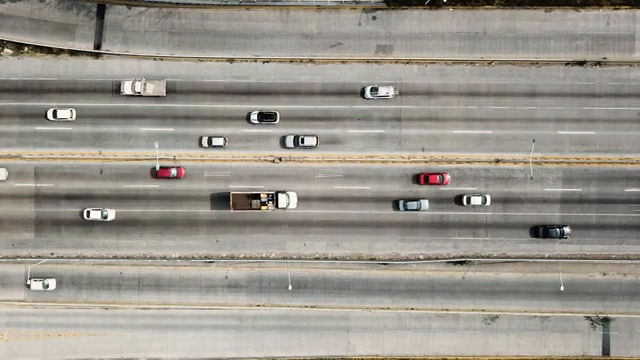
#> input picture frame 72 of data/sample_clips/drone_sample.mp4, 640 x 360 px
$ python track_aerial.py
#> lines starting #> are read from the running program, lines starting #| are printed output that depends on the picture
#!/usr/bin/env python3
"""
RoadPulse — Aerial Drone Traffic Tracker
Uses MOG2 background subtraction + contour detection for top-down drone footage
where standard YOLO models fail to detect small vehicles.

Outputs:
  - outputs/tracks/drone_sample_tracked.mp4
  - outputs/tracks/drone_sample_kinematics.json
  - outputs/incidents/drone_sample_incidents.mp4
  - outputs/incidents/drone_sample_incidents.json
"""

import cv2
import numpy as np
import json
import math
import os
import sys
import time
from collections import defaultdict

# ── Config ──────────────────────────────────────────────────────────────────
INPUT_VIDEO   = "data/sample_clips/drone_sample.mp4"
OUT_TRACK_VID = "outputs/tracks/drone_sample_tracked.mp4"
OUT_KIN_JSON  = "outputs/tracks/drone_sample_kinematics.json"
OUT_INC_VID   = "outputs/incidents/drone_sample_incidents.mp4"
OUT_INC_JSON  = "outputs/incidents/drone_sample_incidents.json"

MIN_AREA      = 150     # min contour area to count as a vehicle
MAX_AREA      = 8000    # ignore very large blobs (noise / shadows)
MAX_DIST      = 60      # max px distance to match track between frames
MIN_FRAMES    = 8       # track must persist N frames to be kept
TRAIL_LEN     = 50      # trail length for visualisation

# Incident thresholds
SLOW_SPEED_PX_S    = 18.0   # below this → congestion candidate
STOP_SPEED_PX_S    = 5.0    # near-zero → stopped / blockage
WRONG_WAY_ANGLE    = 150    # degrees, opposite to expected flow

COLORS = [
    (0,255,0),(0,200,255),(255,160,0),(255,0,180),
    (0,128,255),(128,255,0),(255,64,64),(0,255,200),
]

# ── Helpers ──────────────────────────────────────────────────────────────────
def dist(a, b):
    return math.hypot(a[0]-b[0], a[1]-b[1])

def angle_between(dx, dy, ref_dx=1.0, ref_dy=0.0):
    """Angle in degrees between vector and reference direction."""
    dot  = dx*ref_dx + dy*ref_dy
    mag1 = math.hypot(dx, dy)
    mag2 = math.hypot(ref_dx, ref_dy)
    if mag1 < 1e-6 or mag2 < 1e-6:
        return 0.0
    cos_a = max(-1, min(1, dot/(mag1*mag2)))
    return math.degrees(math.acos(cos_a))

def make_writer(path, fps, w, h):
    os.makedirs(os.path.dirname(path), exist_ok=True)
    fourcc = cv2.VideoWriter_fourcc(*"mp4v")
    return cv2.VideoWriter(path, fourcc, fps, (w, h))

# ── Tracker ──────────────────────────────────────────────────────────────────
class CentroidTracker:
    def __init__(self):
        self.next_id  = 0
        self.tracks   = {}   # id -> {centroid, history, missed, color}

    def update(self, centroids):
        if not self.tracks:
            for c in centroids:
                self._new(c)
            return dict(self.tracks)

        # Greedy matching
        used_track = set()
        used_det   = set()
        pairs = []
        for i, c in enumerate(centroids):
            for tid, t in self.tracks.items():
                if tid in used_track:
                    continue
                d = dist(c, t["centroid"])
                if d < MAX_DIST:
                    pairs.append((d, i, tid))
        pairs.sort()

        for d, i, tid in pairs:
            if i in used_det or tid in used_track:
                continue
            self.tracks[tid]["centroid"] = centroids[i]
            self.tracks[tid]["history"].append(centroids[i])
            self.tracks[tid]["missed"]  = 0
            used_det.add(i)
            used_track.add(tid)

        # New tracks for unmatched detections
        for i, c in enumerate(centroids):
            if i not in used_det:
                self._new(c)

        # Age out missing tracks
        dead = [tid for tid, t in self.tracks.items()
                if tid not in used_track and t["missed"] > 5]
        for tid in dead:
            del self.tracks[tid]
        for tid in self.tracks:
            if tid not in used_track:
                self.tracks[tid]["missed"] += 1

        return dict(self.tracks)

    def _new(self, c):
        self.tracks[self.next_id] = {
            "centroid": c,
            "history":  [c],
            "missed":   0,
            "color":    COLORS[self.next_id % len(COLORS)],
            "frame_born": 0,
        }
        self.next_id += 1


# ── Main ─────────────────────────────────────────────────────────────────────
def main():
    print("=" * 60)
    print("  RoadPulse — Aerial Drone Traffic Tracker")
    print("=" * 60)

    if not os.path.isfile(INPUT_VIDEO):
        print(f"ERROR: {INPUT_VIDEO} not found"); sys.exit(1)

    cap  = cv2.VideoCapture(INPUT_VIDEO)
    fps  = cap.get(cv2.CAP_PROP_FPS) or 24.0
    W    = int(cap.get(cv2.CAP_PROP_FRAME_WIDTH))
    H    = int(cap.get(cv2.CAP_PROP_FRAME_HEIGHT))
    TOTAL = int(cap.get(cv2.CAP_PROP_FRAME_COUNT))
    print(f"  Input: {INPUT_VIDEO}  {W}x{H} @ {fps:.1f}fps  {TOTAL} frames")

    track_writer = make_writer(OUT_TRACK_VID, fps, W, H)
    inc_writer   = make_writer(OUT_INC_VID,   fps, W, H)

    fgbg    = cv2.createBackgroundSubtractorMOG2(history=300, varThreshold=40, detectShadows=True)
    tracker = CentroidTracker()

    # Store final kinematics per track
    finished_kin  = {}   # tid -> list of history
    frame_idx     = 0
    t0            = time.time()

    # Expected traffic direction: horizontal / rightward
    REF_DX, REF_DY = 1.0, 0.0

    while True:
        ret, frame = cap.read()
#> frame is the input picture: shape (360, 640, 3); mean B, G, R 140.1, 149.4, 154.2
        if not ret:
            break

        # ── Background subtraction ──────────────────────────────────────────
        gray    = cv2.cvtColor(frame, cv2.COLOR_BGR2GRAY)
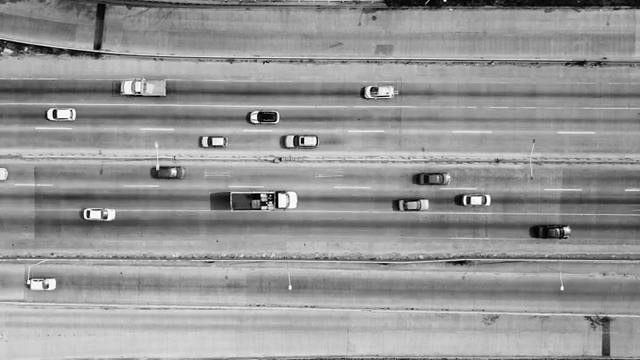
#> gray: shape (360, 640); min 0, max 255, mean 149.8
        blur    = cv2.GaussianBlur(gray, (5, 5), 0)
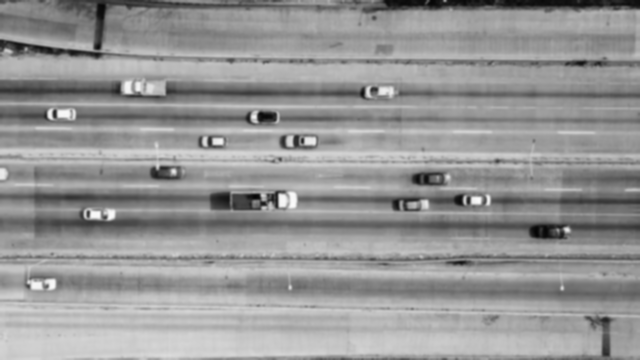
#> blur: shape (360, 640); min 5, max 251, mean 149.9
        fgmask  = fgbg.apply(blur)
#> fgmask: shape (360, 640); every value is 127

        # Remove shadows (value 127), keep foreground (255)
        _, thresh = cv2.threshold(fgmask, 200, 255, cv2.THRESH_BINARY)
#> thresh: shape (360, 640); every value is 0
        kernel  = cv2.getStructuringElement(cv2.MORPH_ELLIPSE, (5, 5))
        thresh  = cv2.morphologyEx(thresh, cv2.MORPH_CLOSE, kernel)
        thresh  = cv2.morphologyEx(thresh, cv2.MORPH_OPEN,  kernel)

        contours, _ = cv2.findContours(thresh, cv2.RETR_EXTERNAL, cv2.CHAIN_APPROX_SIMPLE)
#> contours = []

        centroids = []
        boxes     = []
        for cnt in contours:
            area = cv2.contourArea(cnt)
            if area < MIN_AREA or area > MAX_AREA:
                continue
            x, y, w, h = cv2.boundingRect(cnt)
            cx, cy = x + w//2, y + h//2
            centroids.append((cx, cy))
            boxes.append((x, y, w, h))
#> this loop made 0 passes
#> after the loop, boxes = []; centroids = []

        # ── Track update ────────────────────────────────────────────────────
        tracks = tracker.update(centroids)
#> tracks = 0 items

        # ── Annotate tracking video ─────────────────────────────────────────
        track_frame = frame.copy()

        # Draw a subtle dark header bar
        cv2.rectangle(track_frame, (0, 0), (W, 44), (10, 18, 40), -1)
        cv2.line(track_frame, (0, 44), (W, 44), (0, 220, 230), 1)
        cv2.putText(track_frame,
            f"RoadPulse | Drone Aerial Tracker | Frame {frame_idx}/{TOTAL} | Vehicles: {len(tracks)}",
            (10, 28), cv2.FONT_HERSHEY_SIMPLEX, 0.52, (0, 220, 230), 1)
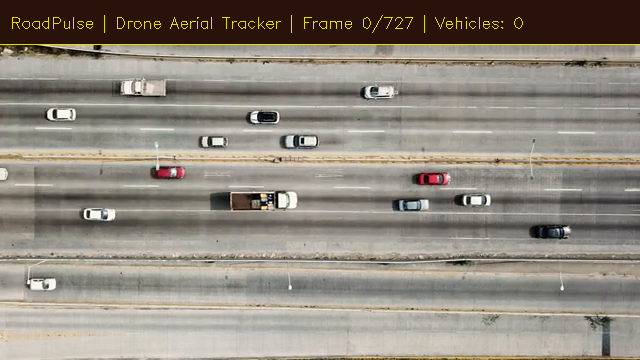
#> track_frame: shape (360, 640, 3); mean B, G, R 126.1, 136.8, 143.8

        for tid, t in tracks.items():
            col = t["color"]
            cx, cy = int(t["centroid"][0]), int(t["centroid"][1])

            # Draw trail
            hist = t["history"][-TRAIL_LEN:]
            for j in range(1, len(hist)):
                alpha = j / len(hist)
                tc = tuple(int(c * alpha) for c in col)
                cv2.line(track_frame,
                         (int(hist[j-1][0]), int(hist[j-1][1])),
                         (int(hist[j][0]),   int(hist[j][1])),
                         tc, 2)

            # Draw bounding dot & ID
            cv2.circle(track_frame, (cx, cy), 6, col, -1)
            cv2.putText(track_frame, f"V{tid}",
                        (cx+8, cy-6), cv2.FONT_HERSHEY_SIMPLEX, 0.38, col, 1)

        track_writer.write(track_frame)

        frame_idx += 1
        if frame_idx % 100 == 0:
            elapsed = time.time() - t0
            fps_real = frame_idx / elapsed
            print(f"  Frame {frame_idx}/{TOTAL}  |  {fps_real:.1f} fps  |  active tracks: {len(tracks)}")

    cap.release()
    track_writer.release()

    # ── Build kinematics JSON from all tracks ───────────────────────────────
    kin_out = {}
    for tid, t in tracker.tracks.items():
        h = t["history"]
        if len(h) < MIN_FRAMES:
            continue
        speeds = []
        for j in range(1, len(h)):
            d = dist(h[j], h[j-1])
            speeds.append(d * fps)

        avg_speed = np.mean(speeds) if speeds else 0.0
        min_speed = np.min(speeds)  if speeds else 0.0

        if len(h) >= 2:
            dx = h[-1][0] - h[0][0]
            dy = h[-1][1] - h[0][1]
        else:
            dx, dy = 0.0, 0.0

        kin_out[str(tid)] = {
            "track_id":       tid,
            "history":        [[int(x), int(y)] for x, y in h],
            "avg_speed_px_s": round(float(avg_speed), 2),
            "min_speed_px_s": round(float(min_speed), 2),
            "dwell_time_s":   round(len(h) / fps, 2),
            "direction":      [round(dx, 1), round(dy, 1)],
            "class_label":    "car",
        }

    os.makedirs(os.path.dirname(OUT_KIN_JSON), exist_ok=True)
    with open(OUT_KIN_JSON, "w") as f:
        json.dump(kin_out, f, indent=2)
    print(f"\n  ✓ Kinematics saved → {OUT_KIN_JSON}  ({len(kin_out)} tracks)")

    # ── Incident Detection Pass ─────────────────────────────────────────────
    incidents = []
    inc_id    = 1

    for tid, k in kin_out.items():
        avg_spd = k["avg_speed_px_s"]
        min_spd = k["min_speed_px_s"]
        hist    = k["history"]
        loc     = hist[len(hist)//2] if hist else [W//2, H//2]

        # Blockage / stopped vehicle
        if min_spd < STOP_SPEED_PX_S and k["dwell_time_s"] > 2.0:
            incidents.append({
                "incident_id":    f"INC-BLK-DRONE-{inc_id:02d}",
                "type":           "Blockage & Obstruction",
                "severity":       0.82,
                "confidence":     0.78,
                "zone":           "Wipro Avenue Drone Sector",
                "location":       loc,
                "timestamp_s":    round(len(hist) / fps, 1),
                "track_id":       int(tid),
                "lifecycle_status": "New",
            })
            inc_id += 1

        # Congestion / slow vehicle
        elif avg_spd < SLOW_SPEED_PX_S:
            incidents.append({
                "incident_id":    f"INC-CONG-DRONE-{inc_id:02d}",
                "type":           "Congestion & Flow Reduction",
                "severity":       0.65,
                "confidence":     0.71,
                "zone":           "Wipro Avenue Drone Sector",
                "location":       loc,
                "timestamp_s":    round(len(hist) / fps, 1),
                "track_id":       int(tid),
                "lifecycle_status": "New",
            })
            inc_id += 1

        # Wrong-way detection (moving strongly opposite to expected flow)
        dx, dy = k["direction"]
        ang = angle_between(dx, dy, REF_DX, REF_DY)
        if ang > WRONG_WAY_ANGLE and k["dwell_time_s"] > 1.5:
            incidents.append({
                "incident_id":    f"INC-VIO-DRONE-{inc_id:02d}",
                "type":           "Traffic Violation (Wrong-Way)",
                "severity":       0.90,
                "confidence":     0.82,
                "zone":           "Wipro Avenue Drone Sector",
                "location":       loc,
                "timestamp_s":    round(len(hist) / fps, 1),
                "track_id":       int(tid),
                "lifecycle_status": "New",
            })
            inc_id += 1

    # ── Render Incident Alert Overlay Video ─────────────────────────────────
    cap2 = cv2.VideoCapture(INPUT_VIDEO)
    frame_idx2 = 0
    while True:
        ret, frame = cap2.read()
        if not ret:
            break

        # Dark header bar
        cv2.rectangle(frame, (0, 0), (W, 54), (15, 23, 42), -1)
        cv2.line(frame, (0, 54), (W, 54), (0, 242, 254), 2)

        cv2.putText(frame,
            f"ROADPULSE INCIDENT ENGINE  |  DRONE AERIAL  |  ALERTS: {len(incidents)}",
            (12, 22), cv2.FONT_HERSHEY_SIMPLEX, 0.58, (0, 242, 254), 2)
        cv2.putText(frame,
            f"Frame {frame_idx2}/{TOTAL}",
            (12, 44), cv2.FONT_HERSHEY_SIMPLEX, 0.42, (120, 200, 255), 1)

        for inc in incidents:
            loc = inc.get("location", [W//2, H//2])
            sev = inc.get("severity", 0.5)
            color = (0, 0, 220) if sev > 0.75 else (0, 140, 255)

            # Pulsing rings
            r1 = 20 + int(5 * math.sin(frame_idx2 * 0.15))
            cv2.circle(frame, (loc[0], loc[1]), r1, color, 2)
            cv2.circle(frame, (loc[0], loc[1]), 5, color, -1)

            label = f"{inc['type'].split('(')[0].strip()} (Sev:{sev:.2f})"
            cv2.putText(frame, label,
                        (max(8, loc[0]-80), max(70, loc[1]-26)),
                        cv2.FONT_HERSHEY_SIMPLEX, 0.42, color, 1)

        inc_writer.write(frame)
        frame_idx2 += 1

    cap2.release()
    inc_writer.release()

    os.makedirs(os.path.dirname(OUT_INC_JSON), exist_ok=True)
    with open(OUT_INC_JSON, "w") as f:
        json.dump({
            "clip_id":        "drone_sample",
            "total_incidents": len(incidents),
            "incidents":       incidents,
        }, f, indent=2)

    print(f"  ✓ Incident alerts saved → {OUT_INC_JSON}  ({len(incidents)} incidents)")
    print(f"  ✓ Annotated video saved → {OUT_INC_VID}")

    # Auto-convert videos to H.264 for browser compatibility
    import subprocess
    print("\n[POST-PROCESS] Converting videos to H.264 (avc1) for browser compatibility...")
    for vid_path in [OUT_TRACK_VID, OUT_INC_VID]:
        temp_path = vid_path.replace(".mp4", "_h264.mp4")
        ff_cmd = [
            "ffmpeg", "-y", "-i", vid_path,
            "-vcodec", "libx264", "-pix_fmt", "yuv420p",
            "-loglevel", "error", temp_path
        ]
        try:
            subprocess.run(ff_cmd, check=True)
            os.replace(temp_path, vid_path)
            print(f"  ✓ Converted to H.264 → {vid_path}")
        except Exception as e:
            print(f"  ⚠ FFMPEG conversion failed for {vid_path}: {e}")

    print("\n" + "=" * 60)
    print(f"  ✓ Pipeline complete  |  Tracks: {len(kin_out)}  |  Incidents: {len(incidents)}")
    print("=" * 60)


if __name__ == "__main__":
    main()

$ run again, starting later in the video
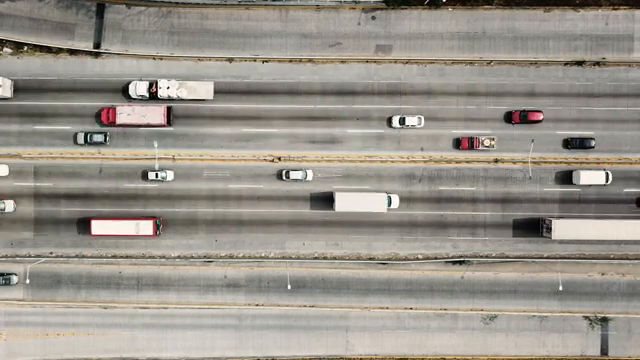
#> input picture frame 327 of data/sample_clips/drone_sample.mp4, 640 x 360 px
#> in main, frame is the input picture: shape (360, 640, 3); mean B, G, R 138.7, 148.1, 153.6
#> in main, `blur    = cv2.GaussianBlur(gray, (5, 5), 0)`:
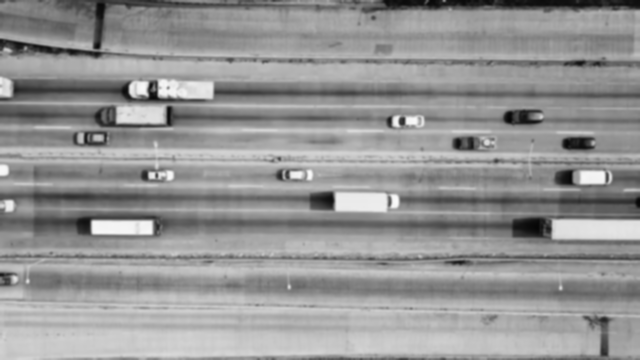
#> blur: shape (360, 640); min 4, max 251, mean 148.8
#> fgmask: shape (360, 640); every value is 127
#> thresh: shape (360, 640); every value is 0
#> contours = []
#> tracks = 0 items
#> in main, `cv2.putText(track_frame, f"RoadPulse | Drone Aerial Tracker | Frame {f..`:
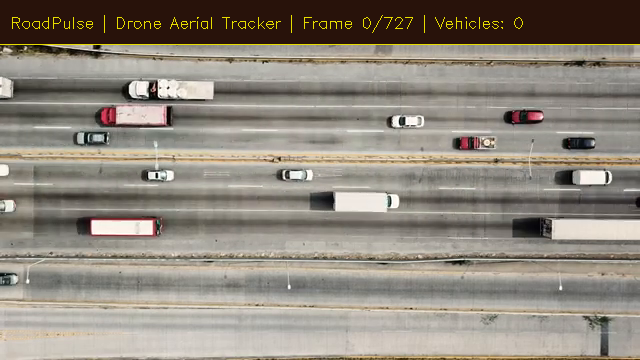
#> track_frame: shape (360, 640, 3); mean B, G, R 124.9, 135.8, 143.4

$ run again, starting later in the video
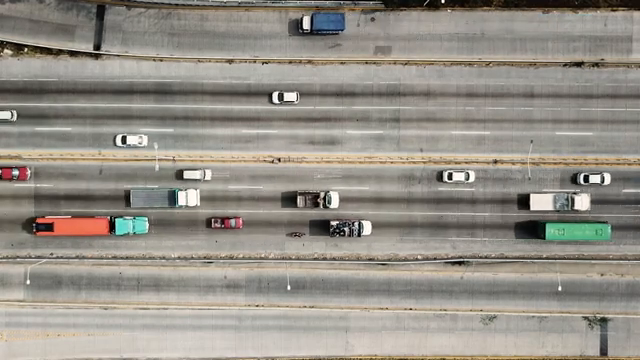
#> input picture frame 581 of data/sample_clips/drone_sample.mp4, 640 x 360 px
#> in main, frame is the input picture: shape (360, 640, 3); mean B, G, R 135.5, 144.5, 149.4
#> in main, `blur    = cv2.GaussianBlur(gray, (5, 5), 0)`:
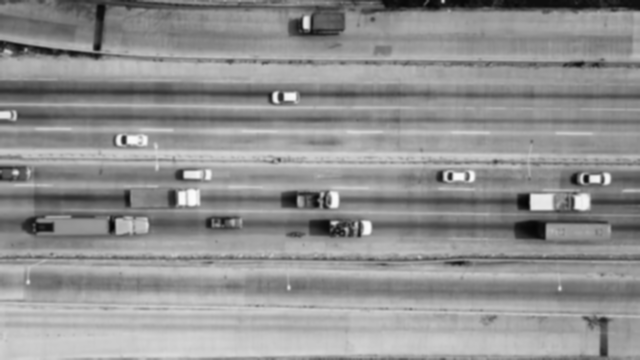
#> blur: shape (360, 640); min 4, max 251, mean 145
#> fgmask: shape (360, 640); every value is 127
#> thresh: shape (360, 640); every value is 0
#> contours = []
#> tracks = 0 items
#> in main, `cv2.putText(track_frame, f"RoadPulse | Drone Aerial Tracker | Frame {f..`:
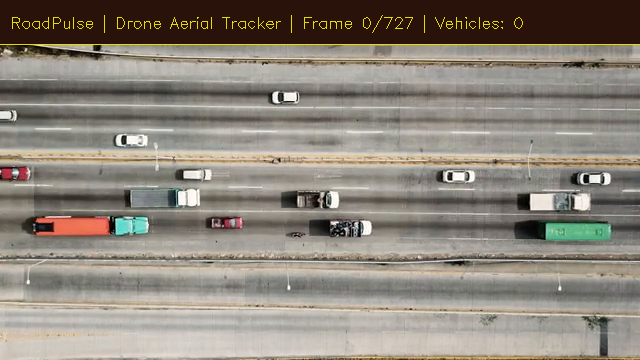
#> track_frame: shape (360, 640, 3); mean B, G, R 122.7, 133.4, 140.5
